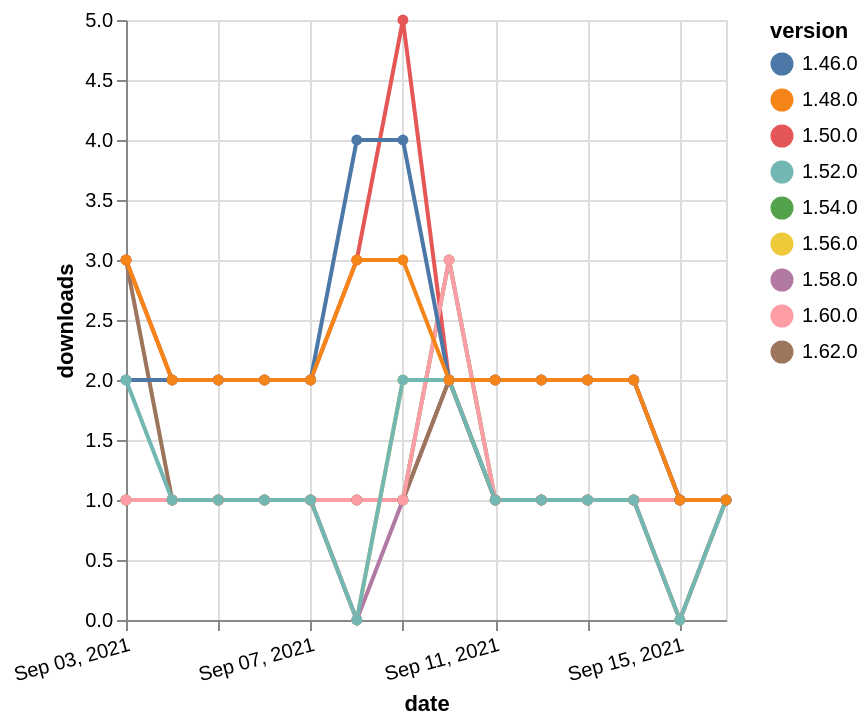

The Vega-Lite source for this figure:
### Vega-Lite specification from a JSON file in a GitHub repository (floating-point values rounded to 4 significant figures)
{"$schema": "https://vega.github.io/schema/vega-lite/v5.json", "description": "A simple bar chart with embedded data.", "data": {"values": [{"date": "2021-09-03", "total": 173, "delta": 1, "version": "1.56.0"}, {"date": "2021-09-04", "total": 174, "delta": 1, "version": "1.56.0"}, {"date": "2021-09-05", "total": 175, "delta": 1, "version": "1.56.0"}, {"date": "2021-09-06", "total": 176, "delta": 1, "version": "1.56.0"}, {"date": "2021-09-07", "total": 177, "delta": 1, "version": "1.56.0"}, {"date": "2021-09-08", "total": 177, "delta": 0, "version": "1.56.0"}, {"date": "2021-09-09", "total": 179, "delta": 2, "version": "1.56.0"}, {"date": "2021-09-10", "total": 181, "delta": 2, "version": "1.56.0"}, {"date": "2021-09-11", "total": 182, "delta": 1, "version": "1.56.0"}, {"date": "2021-09-12", "total": 183, "delta": 1, "version": "1.56.0"}, {"date": "2021-09-13", "total": 184, "delta": 1, "version": "1.56.0"}, {"date": "2021-09-14", "total": 185, "delta": 1, "version": "1.56.0"}, {"date": "2021-09-15", "total": 185, "delta": 0, "version": "1.56.0"}, {"date": "2021-09-16", "total": 186, "delta": 1, "version": "1.56.0"}, {"date": "2021-09-03", "total": 310, "delta": 1, "version": "1.54.0"}, {"date": "2021-09-04", "total": 311, "delta": 1, "version": "1.54.0"}, {"date": "2021-09-05", "total": 312, "delta": 1, "version": "1.54.0"}, {"date": "2021-09-06", "total": 313, "delta": 1, "version": "1.54.0"}, {"date": "2021-09-07", "total": 314, "delta": 1, "version": "1.54.0"}, {"date": "2021-09-08", "total": 315, "delta": 1, "version": "1.54.0"}, {"date": "2021-09-09", "total": 316, "delta": 1, "version": "1.54.0"}, {"date": "2021-09-10", "total": 319, "delta": 3, "version": "1.54.0"}, {"date": "2021-09-11", "total": 320, "delta": 1, "version": "1.54.0"}, {"date": "2021-09-12", "total": 321, "delta": 1, "version": "1.54.0"}, {"date": "2021-09-13", "total": 322, "delta": 1, "version": "1.54.0"}, {"date": "2021-09-14", "total": 323, "delta": 1, "version": "1.54.0"}, {"date": "2021-09-15", "total": 324, "delta": 1, "version": "1.54.0"}, {"date": "2021-09-16", "total": 325, "delta": 1, "version": "1.54.0"}, {"date": "2021-09-03", "total": 153, "delta": 1, "version": "1.58.0"}, {"date": "2021-09-04", "total": 154, "delta": 1, "version": "1.58.0"}, {"date": "2021-09-05", "total": 155, "delta": 1, "version": "1.58.0"}, {"date": "2021-09-06", "total": 156, "delta": 1, "version": "1.58.0"}, {"date": "2021-09-07", "total": 157, "delta": 1, "version": "1.58.0"}, {"date": "2021-09-08", "total": 157, "delta": 0, "version": "1.58.0"}, {"date": "2021-09-09", "total": 158, "delta": 1, "version": "1.58.0"}, {"date": "2021-09-10", "total": 160, "delta": 2, "version": "1.58.0"}, {"date": "2021-09-11", "total": 161, "delta": 1, "version": "1.58.0"}, {"date": "2021-09-12", "total": 162, "delta": 1, "version": "1.58.0"}, {"date": "2021-09-13", "total": 163, "delta": 1, "version": "1.58.0"}, {"date": "2021-09-14", "total": 164, "delta": 1, "version": "1.58.0"}, {"date": "2021-09-15", "total": 164, "delta": 0, "version": "1.58.0"}, {"date": "2021-09-16", "total": 165, "delta": 1, "version": "1.58.0"}, {"date": "2021-09-03", "total": 2395, "delta": 3, "version": "1.50.0"}, {"date": "2021-09-04", "total": 2397, "delta": 2, "version": "1.50.0"}, {"date": "2021-09-05", "total": 2399, "delta": 2, "version": "1.50.0"}, {"date": "2021-09-06", "total": 2401, "delta": 2, "version": "1.50.0"}, {"date": "2021-09-07", "total": 2403, "delta": 2, "version": "1.50.0"}, {"date": "2021-09-08", "total": 2406, "delta": 3, "version": "1.50.0"}, {"date": "2021-09-09", "total": 2411, "delta": 5, "version": "1.50.0"}, {"date": "2021-09-10", "total": 2413, "delta": 2, "version": "1.50.0"}, {"date": "2021-09-11", "total": 2415, "delta": 2, "version": "1.50.0"}, {"date": "2021-09-12", "total": 2417, "delta": 2, "version": "1.50.0"}, {"date": "2021-09-13", "total": 2419, "delta": 2, "version": "1.50.0"}, {"date": "2021-09-14", "total": 2421, "delta": 2, "version": "1.50.0"}, {"date": "2021-09-15", "total": 2422, "delta": 1, "version": "1.50.0"}, {"date": "2021-09-16", "total": 2423, "delta": 1, "version": "1.50.0"}, {"date": "2021-09-03", "total": 114, "delta": 3, "version": "1.62.0"}, {"date": "2021-09-04", "total": 115, "delta": 1, "version": "1.62.0"}, {"date": "2021-09-05", "total": 116, "delta": 1, "version": "1.62.0"}, {"date": "2021-09-06", "total": 117, "delta": 1, "version": "1.62.0"}, {"date": "2021-09-07", "total": 118, "delta": 1, "version": "1.62.0"}, {"date": "2021-09-08", "total": 119, "delta": 1, "version": "1.62.0"}, {"date": "2021-09-09", "total": 120, "delta": 1, "version": "1.62.0"}, {"date": "2021-09-10", "total": 122, "delta": 2, "version": "1.62.0"}, {"date": "2021-09-11", "total": 123, "delta": 1, "version": "1.62.0"}, {"date": "2021-09-12", "total": 124, "delta": 1, "version": "1.62.0"}, {"date": "2021-09-13", "total": 125, "delta": 1, "version": "1.62.0"}, {"date": "2021-09-14", "total": 126, "delta": 1, "version": "1.62.0"}, {"date": "2021-09-15", "total": 127, "delta": 1, "version": "1.62.0"}, {"date": "2021-09-16", "total": 128, "delta": 1, "version": "1.62.0"}, {"date": "2021-09-03", "total": 170, "delta": 1, "version": "1.60.0"}, {"date": "2021-09-04", "total": 171, "delta": 1, "version": "1.60.0"}, {"date": "2021-09-05", "total": 172, "delta": 1, "version": "1.60.0"}, {"date": "2021-09-06", "total": 173, "delta": 1, "version": "1.60.0"}, {"date": "2021-09-07", "total": 174, "delta": 1, "version": "1.60.0"}, {"date": "2021-09-08", "total": 175, "delta": 1, "version": "1.60.0"}, {"date": "2021-09-09", "total": 176, "delta": 1, "version": "1.60.0"}, {"date": "2021-09-10", "total": 179, "delta": 3, "version": "1.60.0"}, {"date": "2021-09-11", "total": 180, "delta": 1, "version": "1.60.0"}, {"date": "2021-09-12", "total": 181, "delta": 1, "version": "1.60.0"}, {"date": "2021-09-13", "total": 182, "delta": 1, "version": "1.60.0"}, {"date": "2021-09-14", "total": 183, "delta": 1, "version": "1.60.0"}, {"date": "2021-09-15", "total": 184, "delta": 1, "version": "1.60.0"}, {"date": "2021-09-16", "total": 185, "delta": 1, "version": "1.60.0"}, {"date": "2021-09-03", "total": 2997, "delta": 2, "version": "1.46.0"}, {"date": "2021-09-04", "total": 2999, "delta": 2, "version": "1.46.0"}, {"date": "2021-09-05", "total": 3001, "delta": 2, "version": "1.46.0"}, {"date": "2021-09-06", "total": 3003, "delta": 2, "version": "1.46.0"}, {"date": "2021-09-07", "total": 3005, "delta": 2, "version": "1.46.0"}, {"date": "2021-09-08", "total": 3009, "delta": 4, "version": "1.46.0"}, {"date": "2021-09-09", "total": 3013, "delta": 4, "version": "1.46.0"}, {"date": "2021-09-10", "total": 3015, "delta": 2, "version": "1.46.0"}, {"date": "2021-09-11", "total": 3017, "delta": 2, "version": "1.46.0"}, {"date": "2021-09-12", "total": 3019, "delta": 2, "version": "1.46.0"}, {"date": "2021-09-13", "total": 3021, "delta": 2, "version": "1.46.0"}, {"date": "2021-09-14", "total": 3023, "delta": 2, "version": "1.46.0"}, {"date": "2021-09-15", "total": 3024, "delta": 1, "version": "1.46.0"}, {"date": "2021-09-16", "total": 3025, "delta": 1, "version": "1.46.0"}, {"date": "2021-09-03", "total": 223, "delta": 2, "version": "1.52.0"}, {"date": "2021-09-04", "total": 224, "delta": 1, "version": "1.52.0"}, {"date": "2021-09-05", "total": 225, "delta": 1, "version": "1.52.0"}, {"date": "2021-09-06", "total": 226, "delta": 1, "version": "1.52.0"}, {"date": "2021-09-07", "total": 227, "delta": 1, "version": "1.52.0"}, {"date": "2021-09-08", "total": 227, "delta": 0, "version": "1.52.0"}, {"date": "2021-09-09", "total": 229, "delta": 2, "version": "1.52.0"}, {"date": "2021-09-10", "total": 231, "delta": 2, "version": "1.52.0"}, {"date": "2021-09-11", "total": 232, "delta": 1, "version": "1.52.0"}, {"date": "2021-09-12", "total": 233, "delta": 1, "version": "1.52.0"}, {"date": "2021-09-13", "total": 234, "delta": 1, "version": "1.52.0"}, {"date": "2021-09-14", "total": 235, "delta": 1, "version": "1.52.0"}, {"date": "2021-09-15", "total": 235, "delta": 0, "version": "1.52.0"}, {"date": "2021-09-16", "total": 236, "delta": 1, "version": "1.52.0"}, {"date": "2021-09-03", "total": 2533, "delta": 3, "version": "1.48.0"}, {"date": "2021-09-04", "total": 2535, "delta": 2, "version": "1.48.0"}, {"date": "2021-09-05", "total": 2537, "delta": 2, "version": "1.48.0"}, {"date": "2021-09-06", "total": 2539, "delta": 2, "version": "1.48.0"}, {"date": "2021-09-07", "total": 2541, "delta": 2, "version": "1.48.0"}, {"date": "2021-09-08", "total": 2544, "delta": 3, "version": "1.48.0"}, {"date": "2021-09-09", "total": 2547, "delta": 3, "version": "1.48.0"}, {"date": "2021-09-10", "total": 2549, "delta": 2, "version": "1.48.0"}, {"date": "2021-09-11", "total": 2551, "delta": 2, "version": "1.48.0"}, {"date": "2021-09-12", "total": 2553, "delta": 2, "version": "1.48.0"}, {"date": "2021-09-13", "total": 2555, "delta": 2, "version": "1.48.0"}, {"date": "2021-09-14", "total": 2557, "delta": 2, "version": "1.48.0"}, {"date": "2021-09-15", "total": 2558, "delta": 1, "version": "1.48.0"}, {"date": "2021-09-16", "total": 2559, "delta": 1, "version": "1.48.0"}]}, "width": "container", "mark": {"type": "line", "point": {"filled": true}}, "encoding": {"x": {"field": "date", "type": "temporal", "timeUnit": "yearmonthdate", "title": "date", "axis": {"labelAngle": -15}}, "y": {"field": "delta", "type": "quantitative", "title": "downloads"}, "color": {"field": "version", "type": "nominal"}, "tooltip": {"field": "delta"}}}
